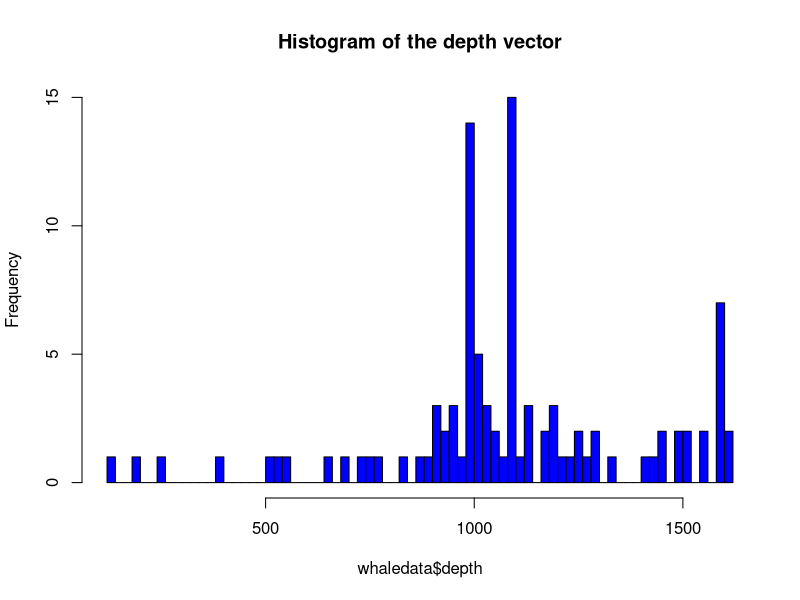

This chart was generated by the following R code:
## ---- chunk 1

whaledata = read.csv("whaledata.csv")
TOP10 = whaledata[order(-whaledata$depth),]
TOP10 = TOP10[1:10,]


## ---- chunk 2
TOP10 = TOP10[,-c(3,8)]
## ---- chunk 3
#Create a new data frame named noise_location
noise_location = whaledata[,c(3,5:6)]

#Rename water.noise to noise_level
colnames(noise_location)[1] =  "noise_level"

#Order the data frame by noise_level
noise_location$noise_level = factor(noise_location$noise_level,levels = c("low", "medium", "high"))
noise_location = noise_location[order(noise_location$noise_level),]

#Add a column of the average latitude value
noise_location$avg_lat = mean(noise_location$latitude)

#Add a column of the average longitude value
noise_location$avg_long = mean(noise_location$longitude)

write.csv(noise_location, file = "noise_location.csv")
#save the noise_location data frame in csv format to your local folder.


## ---- chunk 4
v <- c(42, 92, 39, 19, 12, 16, 2, 0, 8.5, 50, 4,
           13, 0, -4, 9, NA, 0, 3, 9, 32, 28, 7, 11,
           -3, 8, 74, 70, 12, 20, -1, 6.7, 52, NA, 3, 
           -1, 1, 0, 5, 42, -0.2, 17, 3.1, -9, 11, 1,
           51, 46, 2, 51, 13, NA, 0, 30, -5, 9, 10)

length(v)
# The lengh of the vector

which.max(v)

# Position of the the highest value

which.min(v)

# Position of the the lowest value

## ---- chunk 5

hist(whaledata$depth, breaks = length(whaledata$depth) ,col="blue", main="Histogram of the depth vector") 

